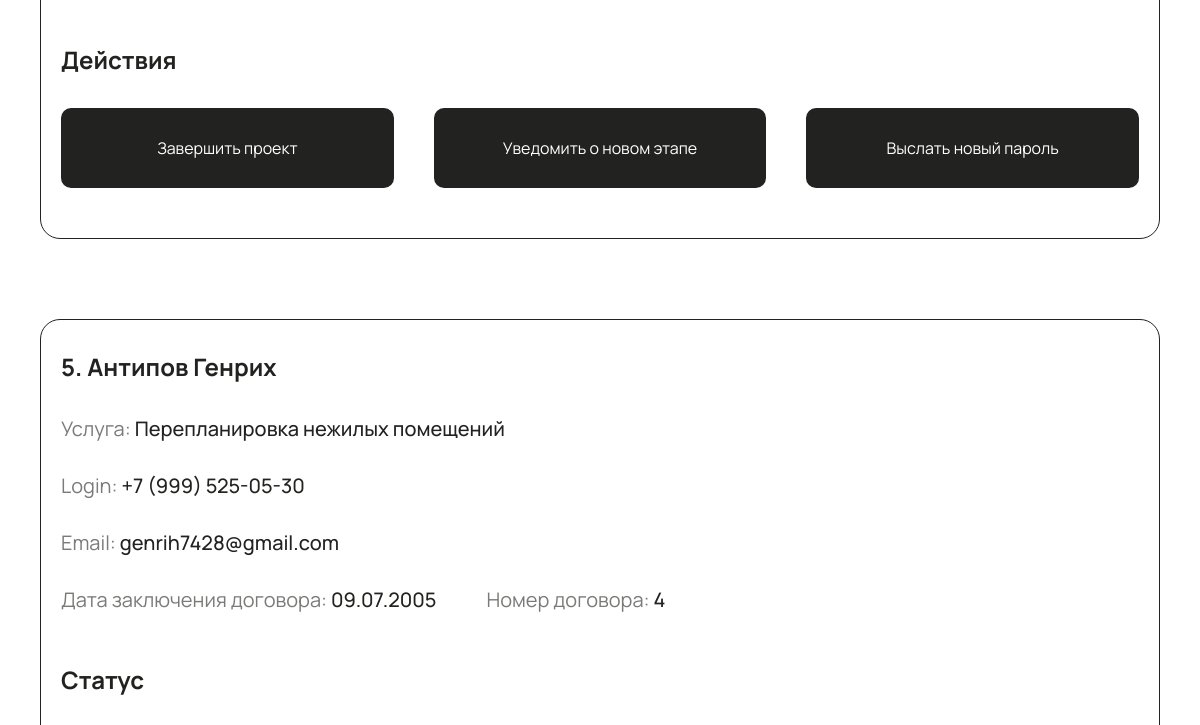
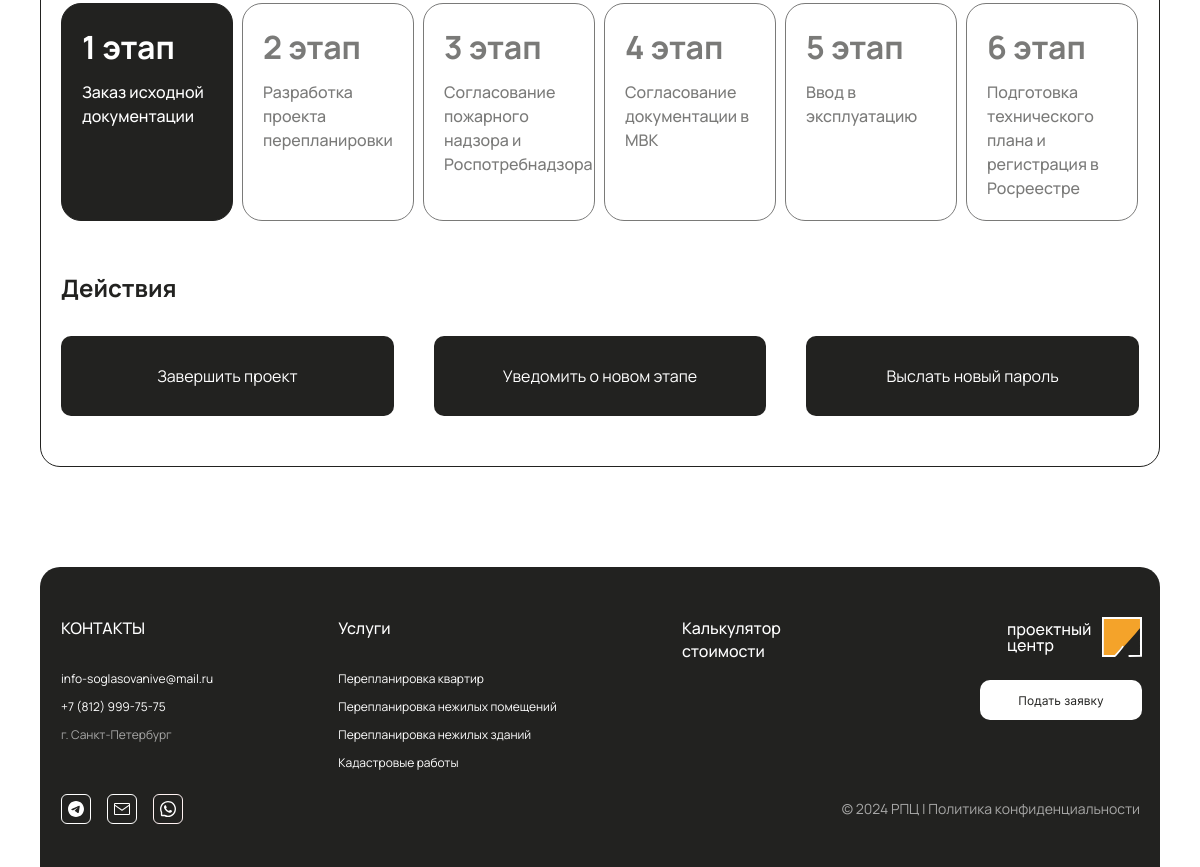
/manager/ (signed in, lower part), run on an earlier commit of the app's database (2 pictures, top to bottom).
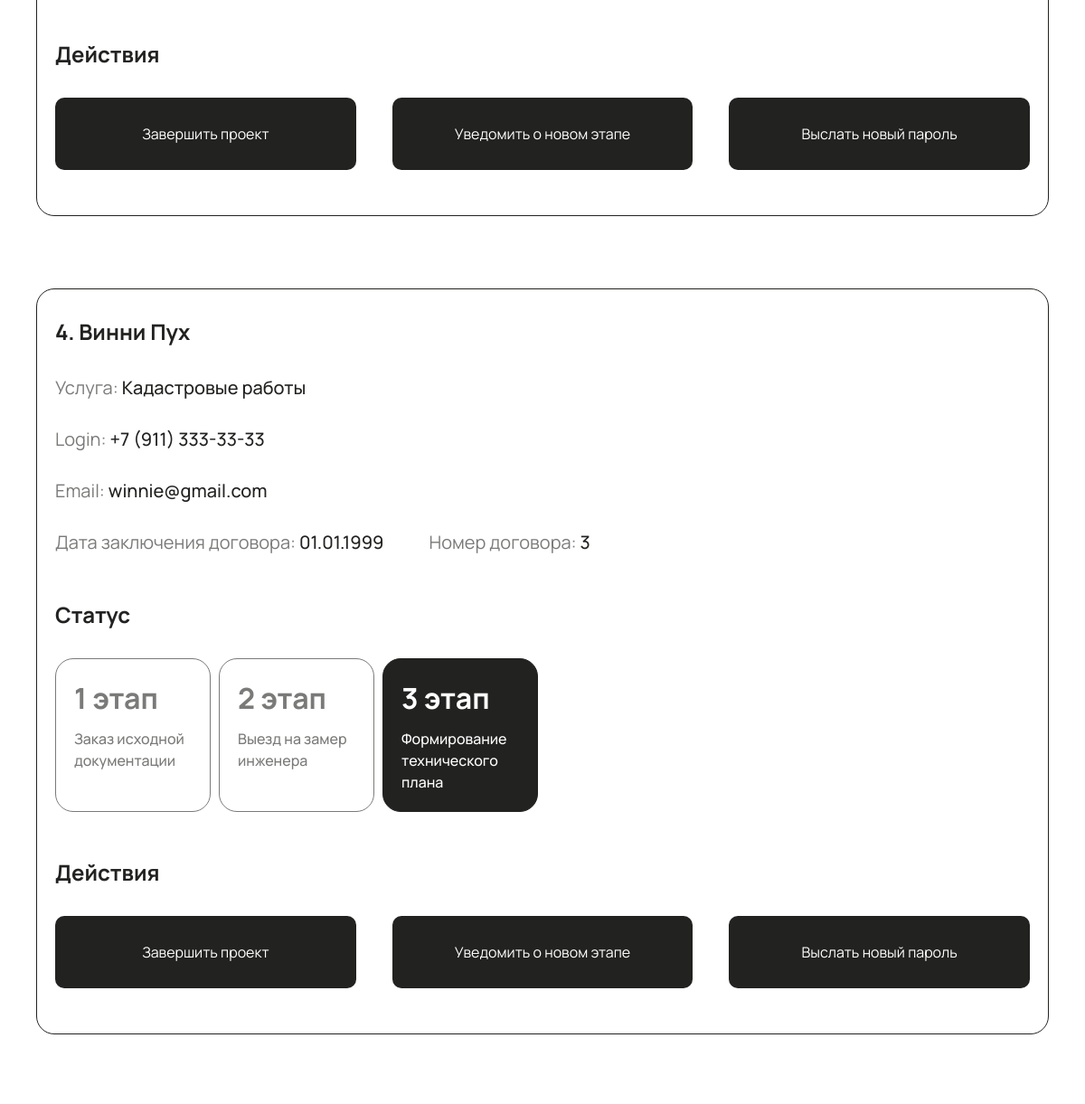
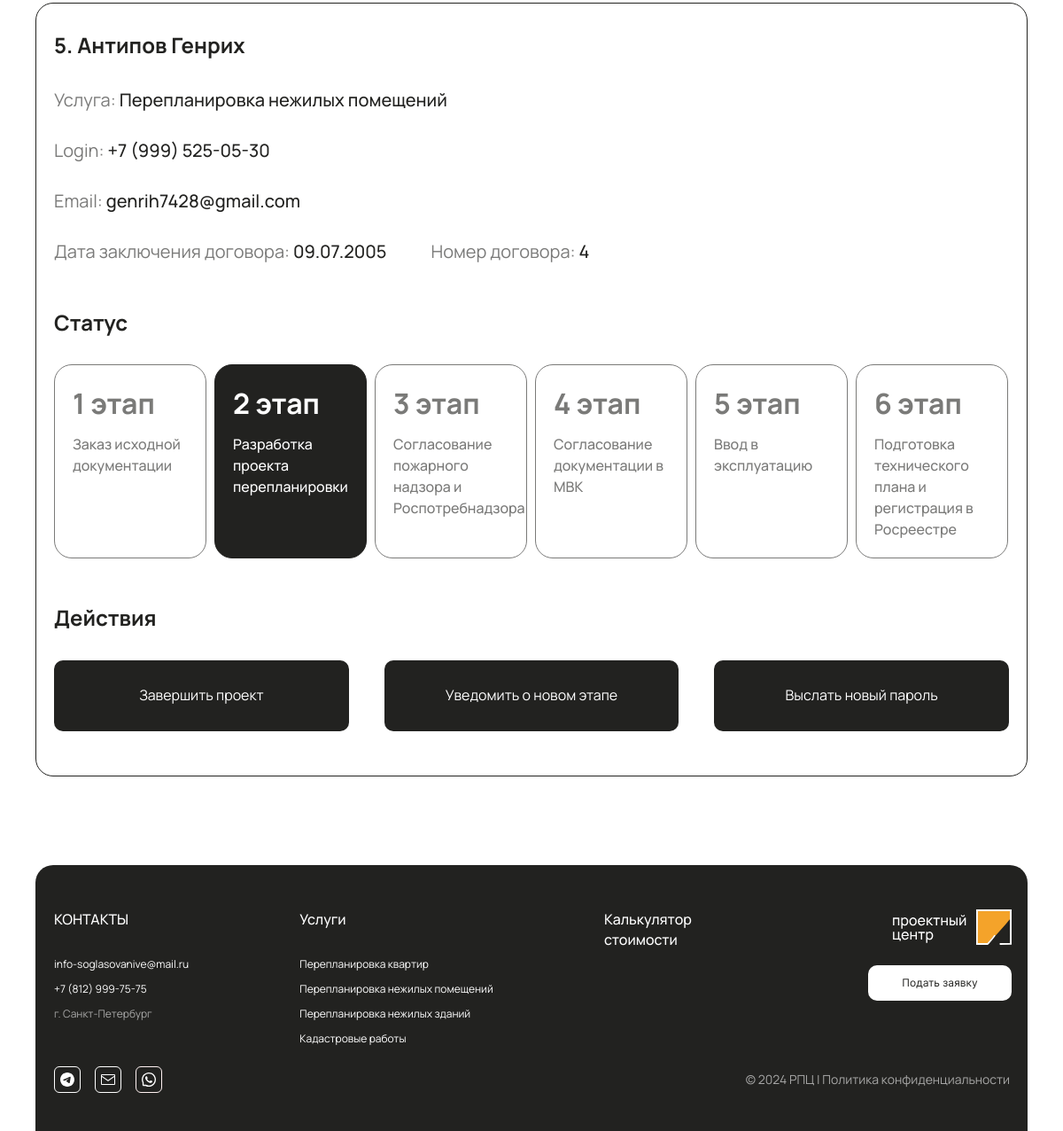
And on a later commit of the database (2 pictures, top to bottom).
### user/models.py (models this page shows, shortened)
class CustomUser(AbstractBaseUser, PermissionsMixin):
    username = None  # Отключение поля username
    phone_number = models.CharField(max_length=15, unique=True)
    first_name = models.CharField(max_length=30)
    last_name = models.CharField(max_length=30)
    email = models.EmailField(unique=True, blank=True, null=True)
    is_active = models.BooleanField(default=True)
    is_staff = models.BooleanField(default=False)
    is_superuser = models.BooleanField(default=False)
    objects = CustomUserManager()
    USERNAME_FIELD = 'phone_number'
    REQUIRED_FIELDS = []

class Contract(models.Model):
    class ServiceTypeChoices(models.IntegerChoices):
        APARTMENT_REPLANNING = 1, 'Перепланировка квартиры'
        RESIDENTIAL_REPLANNING = 2, 'Перепланировка нежилых помещений'
        NON_RESIDENTIAL_REPLANNING = 3, 'Перепланировка нежилого здания'
        CADASTRAL_WORK = 4, 'Кадастровые работы'
    class StatusTypeChoices(models.IntegerChoices):
        PHASE1 = 1, '1 этап'
        PHASE2 = 2, '2 этап'
        PHASE3 = 3, '3 этап'
        PHASE4 = 4, '4 этап'
        PHASE5 = 5, '5 этап'
        PHASE6 = 6, '6 этап'
        Done = 0, 'Завершен'
    user = models.ForeignKey(CustomUser, related_name='contracts', on_delete=models.CASCADE)
    contract_number = models.CharField(max_length=20, unique=True)
    service_type = models.IntegerField(choices=ServiceTypeChoices.choices,)
    status = models.IntegerField(choices=StatusTypeChoices.choices, default=StatusTypeChoices.PHASE1)
    contract_date = models.DateField()
    completion_date = models.DateField(null=True, blank=True)
    address = models.CharField(max_length=255, blank=True, null=True)
    def max_phases(self):
        if self.service_type == self.ServiceTypeChoices.CADASTRAL_WORK:
            return self.StatusTypeChoices.PHASE3
        else:
            return self.StatusTypeChoices.PHASE6
    def is_done(self):
        return self.status == self.StatusTypeChoices.Done

### custom_auth/decorators.py (the view)
    def _wrapped_view_func(request, *args, **kwargs):
        if not request.user.is_staff:
            return HttpResponseForbidden("Вы не авторизованы для доступа к этой странице.")
        return view_func(request, *args, **kwargs)

### manager/templatetags/custom_filters.py (called while the page is built)
@register.filter
def format_phone(value):
    try:
        phone_number = ''.join(filter(str.isdigit, value))
        formatted_phone = f'+7 ({phone_number[1:4]}) {phone_number[4:7]}-{phone_number[7:9]}-{phone_number[9:]}'
        return formatted_phone
    except:
        return value

### user/context_processors.py (called while the page is built)
def user_contracts(request):
    if request.user.is_authenticated:
        return {
            'user_contract': request.user.contracts.last()
        }
    return {}

### templates/manager/dashboard.html (shortened to what the changed rows need)
{% extends 'layout.html' %}
{% load static %}
{% load custom_filters %}
{% block link %}
  <link rel="stylesheet" href="{% static 'css/dashboard.css' %}">
{% endblock %}
{% block content %}
  <div class="dashboard-container">
    <div id="active-container" class="active-container">
      {% if active_clients %}
            {% for client in active_clients %}
              <div class="client-container">
                <div class="client-info">
                  <h2> {{ client.id }}. {{ client.first_name }} {{ client.last_name }}</h2>
                  <p>Услуга: <span>
                    {% if client.service_type == 1 %}Перепланировка квартир
                    {% elif client.service_type == 2 %}Перепланировка нежилых помещений
                    {% elif client.service_type == 3 %}Перепланировка нежилых зданий
                    {% elif client.service_type == 4 %}Кадастровые работы
                    {% endif %}</span></p>
                  <p>Login: <span>{{ client.phone_number|format_phone }}</span></p>
                  <p>Email: <span>{{ client.email }}</span></p>
                  <div class="contract">
                    <p>Дата заключения договора: <span>{{ client.contract_date|date:"d.m.Y" }}</span></p>
                    <p>Номер договора: <span>{{ client.contract_id }}</span></p>
                  </div>
                </div>
                <div class="client-stages-container">
                  <h2>Cтатус</h2>
                  <div class="stage-elements" id="stage-elements" data-service-type="{{ client.service_type }}" data-status="{{ client.status }}">
                    {% if client.service_type == 1 %}
                      <div class="stage-element {% if client.status == 1 %}stage-element-current{% endif %}">
                        <h3>1 этап</h3>
                        <p>Заказ исходной документации</p>
                      </div>
                      <div class="stage-element {% if client.status == 2 %}stage-element-current{% endif %}">
                        <h3>2 этап</h3>
                        <p>Разработка проекта перепланировки</p>
                      </div>
                      <div class="stage-element {% if client.status == 3 %}stage-element-current{% endif %}">
                        <h3>3 этап</h3>
                        <p>Согласование пожарного надзора</p>
                      </div>
                      <div class="stage-element {% if client.status == 4 %}stage-element-current{% endif %}">
                        <h3>4 этап</h3>
                        <p>Согласование документации в МВК</p>
                      </div>
                      <div class="stage-element {% if client.status == 5 %}stage-element-current{% endif %}">
                        <h3>5 этап</h3>
                        <p>Ввод квартиры в эксплуатацию</p>
                      </div>
                      <div class="stage-element {% if client.status == 6 %}stage-element-current{% endif %}">
                        <h3>6 этап</h3>
                        <p>Подготовка технического плана и регистрация в Росреестре</p>
                      </div>
                    {% elif client.service_type == 2 %}
                      <div class="stage-element {% if client.status == 1 %}stage-element-current{% endif %}">
                        <h3>1 этап</h3>
                        <p>Заказ исходной документации</p>
                      </div>
                      <div class="stage-element {% if client.status == 2 %}stage-element-current{% endif %}">
                        <h3>2 этап</h3>
                        <p>Разработка проекта перепланировки</p>
                      </div>
                      <div class="stage-element {% if client.status == 3 %}stage-element-current{% endif %}">
                        <h3>3 этап</h3>
                        <p>Согласование пожарного надзора и Роспотребнадзора</p>
                      </div>
                      <div class="stage-element {% if client.status == 4 %}stage-element-current{% endif %}">
                        <h3>4 этап</h3>
                        <p>Согласование документации в МВК</p>
                      </div>
                      <div class="stage-element {% if client.status == 5 %}stage-element-current{% endif %}">
                        <h3>5 этап</h3>
                        <p>Ввод в эксплуатацию</p>
                      </div>
                      <div class="stage-element {% if client.status == 6 %}stage-element-current{% endif %}">
                        <h3>6 этап</h3>
                        <p>Подготовка технического плана и регистрация в Росреестре</p>
                      </div>
                    {% elif client.service_type == 4 %}
                      <div class="stage-element {% if client.status == 1 %}stage-element-current{% endif %}">
                        <h3>1 этап</h3>
                        <p>Заказ исходной документации</p>
                      </div>
                      <div class="stage-element {% if client.status == 2 %}stage-element-current{% endif %}">
                        <h3>2 этап</h3>
                        <p>Выезд на замер инженера</p>
                      </div>
                      <div class="stage-element {% if client.status == 3 %}stage-element-current{% endif %}">
                        <h3>3 этап</h3>
                        <p>Формирование технического плана</p>
                      </div>
                    {% endif %}
                  </div>
                </div>
                <div class="client-btns-container">
                  <h2>Действия</h2>
                  <div class="client-btns">
                    <div class="client-finish-btn" data-client-id="{{ client.id }}">Завершить проект</div>
                    <div class="client-notifi-btn" data-client-id="{{ client.id }}">Уведомить о новом этапе</div>
                    <div class="client-new-pass-btn" data-client-id="{{ client.id }}">Выслать новый пароль</div>
                  </div>
                </div>
              </div>
            {% endfor %}
    {% else %}
        <p>No active clients.</p>
    {% endif %}
    </div>
  </div>
{% include 'includes/footer.html' %}
{% endblock %}

What changed in the data, as far as the page shows it:
now on this page (row unchanged): CustomUser: first_name "Винни", last_name "Пух", phone_number "+7 (911) 333-33-33", email "winnie@gmail.com"
now on this page (row edited): Contract: contract_date "01.01.1999"
Also different on the page:
new list line: "4 . Услуга: Кадастровые работы Login: Email: Дата заключения договора: Номер договора: 3 Cтатус 1 этап Заказ исходной документации 2 этап Выезд на замер инженера 3 этап Формирование технического плана Действия Завершить проект Уведомить о новом этапе Выслать новый пароль"
